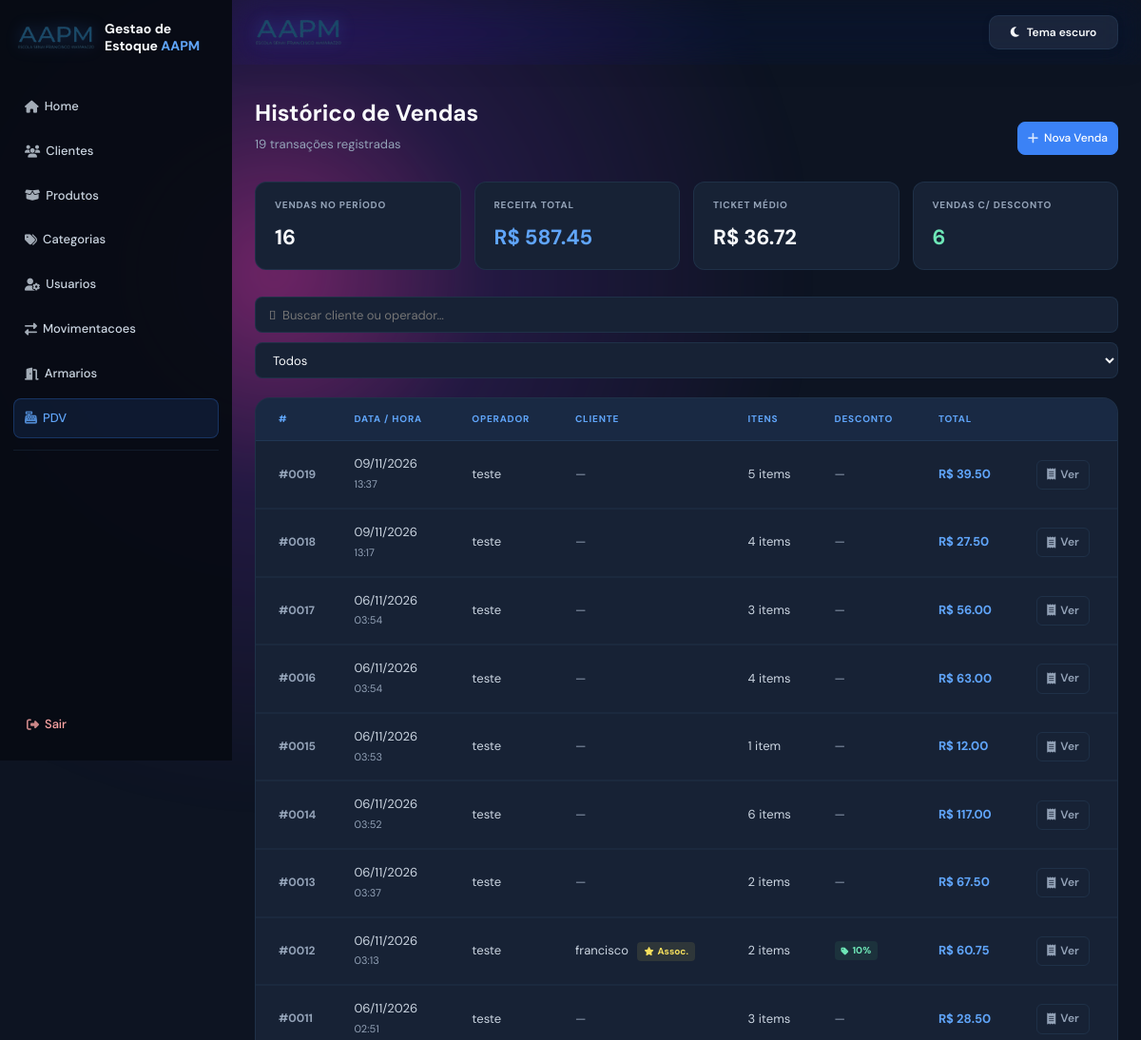
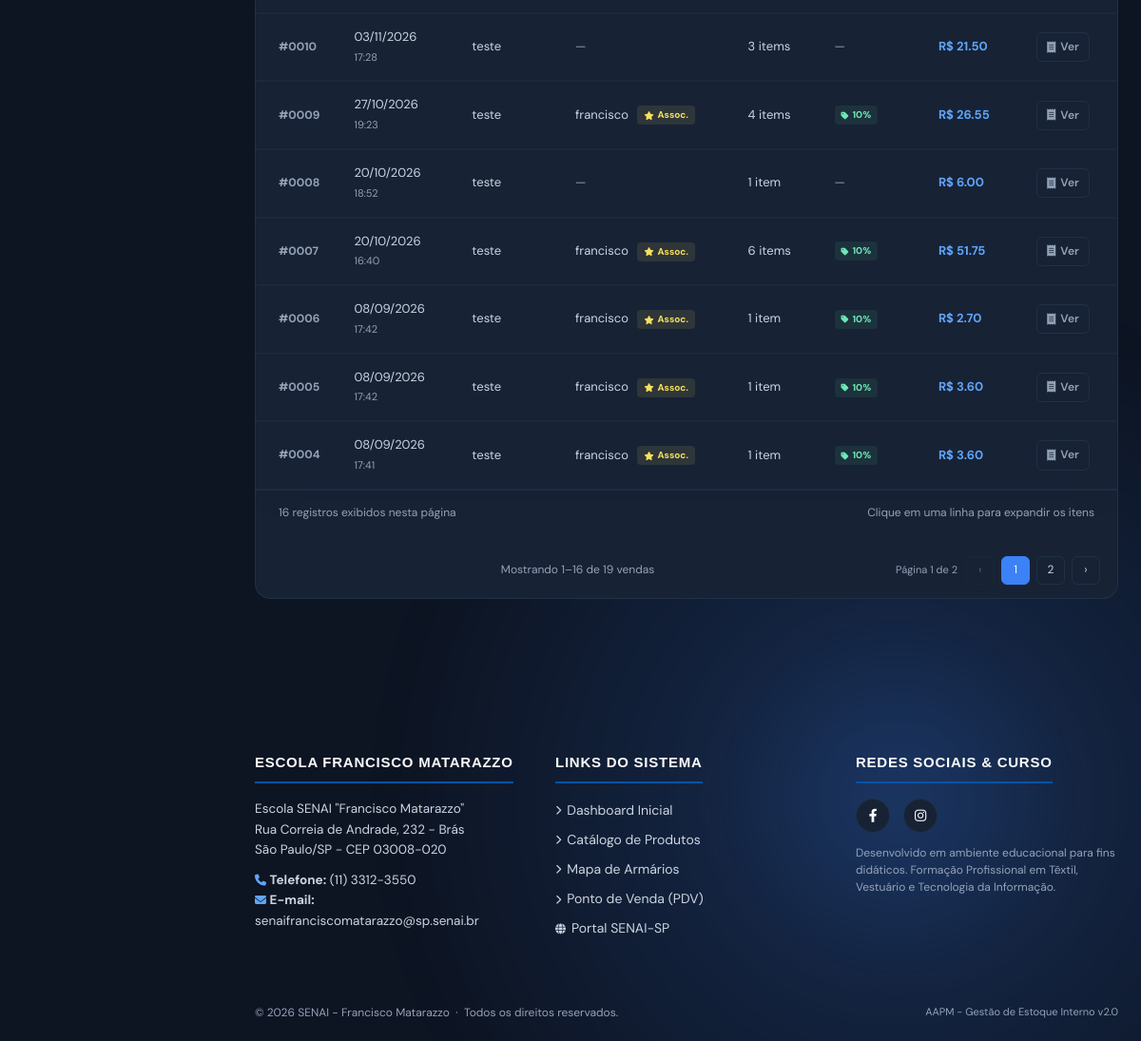
The page /pdv/historico (signed in) on the database its author committed (2 pictures, top to bottom).
### app/models/venda.py (models this page shows, shortened)
class Venda(Base):
    __tablename__ = "vendas"
    id         = Column(Integer, primary_key=True, index=True)
    cliente_id = Column(
        Integer,
        ForeignKey("clientes.id", ondelete="SET NULL"),
        nullable=True
    )
    usuario_id = Column(
        Integer,
        ForeignKey("usuarios.id", ondelete="SET NULL"),
        nullable=True
    )
    desconto_percentual = Column(Float, nullable=False, default=0.0)
    total_bruto  = Column(Float, nullable=False, default=0.0)
    total_liquido = Column(Float, nullable=False, default=0.0)
    observacao = Column(String(255), nullable=True)
    formas_pagamento = Column(Text, nullable=True)
    criado_em = Column(DateTime, server_default=func.now())
    cliente = relationship("Cliente", back_populates="vendas")
    usuario = relationship("Usuario", backref="vendas")
    itens   = relationship(
        "ItemVenda",
        back_populates="venda",
        cascade="all, delete-orphan"  # deleta itens se a venda for deletada
    )

### app/models/usuario.py (models this page shows)
class Usuario(Base):
    __tablename__ = "usuarios"
    id = Column(Integer, primary_key=True, index=True)
    nome = Column(String(255), nullable=False)
    email = Column(String(255), unique=True, nullable=False)
    senha_hash = Column(String(255), nullable=False)
    role = Column(String(20), default="user")
    ativo = Column(Boolean, default=True)
    criado_em = Column(DateTime, server_default=func.now())

### app/models/cliente.py (models this page shows, shortened)
class Cliente(Base):
    __tablename__ = "clientes"
    id         = Column(Integer, primary_key=True, index=True)
    nome       = Column(String(150), nullable=False, index=True)
    email      = Column(String(150), nullable=True)
    telefone   = Column(String(20), nullable=True)
    is_associado = Column(Boolean, default=False, nullable=False)
    ativo      = Column(Boolean, default=True)
    criado_em  = Column(DateTime, server_default=func.now())
    vendas = relationship("Venda", back_populates="cliente")

### app/controllers/pdv_controller.py (the view)
@router.get("/historico")
def historico_vendas(
    request: Request,
    pagina: int = 1,
    por_pagina: int = 16,
    db: Session = Depends(get_db),
    usuario = Depends(get_usuario_logado)
):
    resultado = paginar(
        db.query(Venda).order_by(Venda.criado_em.desc()), pagina, por_pagina
    )
    return templates.TemplateResponse(
        request,
        "pdv/historico.html",
        {
            "request": request,
            "usuario": usuario,
            "vendas": resultado.itens,
            "pagina": resultado.atual,
            "por_pagina": resultado.por_pagina,
            "total_paginas": resultado.total_paginas,
            "total_vendas": resultado.total_itens,
        }
    )

### app/templates/pdv/historico.html (shortened to what this page needs)
{% extends "base.html" %}
{% from "components/pagination.html" import render as render_pagination with context %}
{% block head %}
<link rel="stylesheet" href="/static/css/pdv_historico.css">
{% endblock %}
{% block content %}
<div class="hist-wrap">
    <div class="hist-topo">
        <div>
            <h2>Histórico de Vendas</h2>
            <p>{{ total_vendas }} transações registradas</p>
        </div>
        <a href="/pdv" class="nav-btn pdv_historico-inline-8f78eb7026">
            <i class="fas fa-plus"></i> Nova Venda
        </a>
    </div>
    {% if vendas %}
    {% set total_geral  = vendas | sum(attribute='total_liquido') %}
    {% set total_vendas_pagina = vendas | length %}
    {% set c_assoc = vendas | selectattr('desconto_percentual', 'gt', 0) | list | length %}
    <div class="sumario">
        <div class="sum-card">
            <label>Vendas no período</label>
            <div class="val">{{ total_vendas_pagina }}</div>
        </div>
        <div class="sum-card accent">
            <label>Receita total</label>
            <div class="val">R$ {{ "%.2f"|format(total_geral) }}</div>
        </div>
        <div class="sum-card">
            <label>Ticket médio</label>
            <div class="val">R$ {{ "%.2f"|format(total_geral / total_vendas_pagina) }}</div>
        </div>
        <div class="sum-card green">
            <label>Vendas c/ desconto</label>
            <div class="val">{{ c_assoc }}</div>
        </div>
    </div>
    {% endif %}
    <div class="filtros">
        <input type="text" id="filtro-busca" placeholder="&#xf002;  Buscar cliente ou operador…">
        <select id="filtro-desconto">
            <option value="">Todos</option>
        </select>
    </div>
    <div class="hist-table-wrap">
        {% if vendas %}
        <table class="hist-table" id="hist-table">
            <thead>
                <tr>
                    <th class="pdv_historico-inline-1a91ef9eca">#</th>
                    <th>Data / Hora</th>
                    <th>Operador</th>
                    <th>Cliente</th>
                    <th>Itens</th>
                    <th>Desconto</th>
                    <th>Total</th>
                    <th></th>
                </tr>
            </thead>
            <tbody>
                {% for venda in vendas %}
                <tr class="linha-venda"
                    data-id="{{ venda.id }}"
                    data-cliente="{{ venda.cliente.nome if venda.cliente else '' }}"
                    data-operador="{{ venda.usuario.nome if venda.usuario else '' }}"
                    data-desconto="{{ '1' if venda.desconto_percentual and venda.desconto_percentual > 0 else '0' }}"
                    onclick="toggleDetalhe({{ venda.id }}, this)">
                    <td>#{{ "%04d"|format(venda.id) }}</td>
                    <td>{{ venda.criado_em.strftime('%d/%m/%Y') }}<br>
                        <span class="pdv_historico-inline-9b4e79d341">{{ venda.criado_em.strftime('%H:%M') }}</span>
                    </td>
                    <td>{{ venda.usuario.nome if venda.usuario else '—' }}</td>
                    <td>
                        {% if venda.cliente %}
                            {{ venda.cliente.nome }}
                            {% if venda.cliente.is_associado %}
                                <span class="badge-assoc"><i class="fas fa-star pdv_historico-inline-00313dcbd7"></i> Assoc.</span>
                            {% endif %}
                        {% else %}
                            <span class="pdv_historico-inline-b8e0b1fa55">—</span>
                        {% endif %}
                    </td>
                    <td>{{ venda.itens | length }} item{{ 's' if venda.itens | length != 1 }}</td>
                    <td>
                        {% if venda.desconto_percentual and venda.desconto_percentual > 0 %}
                            <span class="badge-desconto">
                                <i class="fas fa-tag pdv_historico-inline-00313dcbd7"></i>
                                {{ venda.desconto_percentual|int }}%
                            </span>
                        {% else %}
                            <span class="pdv_historico-inline-b8e0b1fa55">—</span>
                        {% endif %}
                    </td>
                    <td class="total-cell">R$ {{ "%.2f"|format(venda.total_liquido) }}</td>
                    <td>
                        <a href="/pdv/venda/{{ venda.id }}" class="btn-ver" onclick="event.stopPropagation()">
                            <i class="fas fa-receipt"></i> Ver
                        </a>
                    </td>
                </tr>
                <tr class="detalhe-row" id="detalhe-row-{{ venda.id }}">
                    <td colspan="8">
                    </td>
                </tr>
                {% endfor %}
            </tbody>
        </table>
        <div class="hist-table-footer">
            <span id="linhas-visiveis">{{ vendas|length }} registros exibidos nesta página</span>
            <span class="pdv_historico-inline-b8e0b1fa55">Clique em uma linha para expandir os itens</span>
        </div>
        {{ render_pagination(pagina, por_pagina, total_vendas, total_paginas, 'vendas') }}
        {% else %}
        <div class="hist-vazio">
            <i class="fas fa-receipt"></i>
            Nenhuma venda registrada ainda.
        </div>
        {% endif %}
    </div>
</div>
{% endblock %}

### app/static/style.css (style rules this page uses)
:root { --bg-base: #dfeaf7; --bg-base-2: #eef5ff; --orb-1: rgba(59, 130, 246, 0.18); --orb-2: rgba(147, 197, 253, 0.16); --orb-3: rgba(168, 85, 247, 0.10); --grid: rgba(37, 99, 235, 0.06); --bg-panel: rgba(15, 23, 42, 0.72); --bg-panel-strong: rgba(17, 24, 39, 0.92); --bg-soft: rgba(255, 255, 255, 0.04); --border: rgba(148, 163, 184, 0.18); --text: #e2e8f0; --text-muted: #94a3b8; --primary: #3b82f6; --primary-2: #60a5fa; --purple: #8b5cf6; --success: #10b981; --shadow: rgba(15, 23, 42, 0.4); }
html { scroll-behavior: smooth; }
body { position: relative; min-height: 100vh; background: linear-gradient(120deg, #1d0d5c 0%, #2f0d77 18%, #5a0c6f 42%, #1d4de0 72%, #120d2d 100%); background-size: 180% 180%; animation: bgFlow 18s ease-in-out infinite alternate; overflow-x: hidden; }
body::before, body::after { content: ""; position: fixed; inset: auto; pointer-events: none; z-index: 0; }
body::before { width: 72rem; height: 72rem; left: -18rem; top: -18rem; border-radius: 50%; background: radial-gradient(circle, rgba(255, 60, 200, 0.42) 0%, rgba(147, 51, 234, 0.16) 28%, transparent 68%); filter: blur(24px); animation: driftGlow 18s ease-in-out infinite alternate; }
body::after { width: 68rem; height: 68rem; right: -18rem; bottom: -18rem; border-radius: 50%; background: radial-gradient(circle, rgba(59, 130, 246, 0.32) 0%, rgba(59, 130, 246, 0.14) 26%, transparent 70%); filter: blur(28px); animation: driftGlowTwo 20s ease-in-out infinite alternate; }
button, .btn, .btn-card, .btn-theme-toggle, input, select, textarea { transition: all 0.25s ease; }

### rows shown on the page
Venda: id "0019", criado_em "09/11/2026", criado_em "13:37", usuario "teste", itens|length "5", itens "s", total_liquido "39.50"
Venda: id "0018", criado_em "09/11/2026", criado_em "13:17", usuario "teste", itens|length "4", itens "s", total_liquido "27.50"
Venda: id "0017", criado_em "06/11/2026", criado_em "03:54", usuario "teste", itens|length "3", itens "s", total_liquido "56.00"
Venda: id "0016", criado_em "06/11/2026", criado_em "03:54", usuario "teste", itens|length "4", itens "s", total_liquido "63.00"
Venda: id "0015", criado_em "06/11/2026", criado_em "03:53", usuario "teste", itens|length "1", total_liquido "12.00"
Venda: id "0014", criado_em "06/11/2026", criado_em "03:52", usuario "teste", itens|length "6", itens "s", total_liquido "117.00"
Venda: id "0013", criado_em "06/11/2026", criado_em "03:37", usuario "teste", itens|length "2", itens "s", total_liquido "67.50"
Venda: id "0012", criado_em "06/11/2026", criado_em "03:13", usuario "teste", cliente.nome "francisco", shows "Assoc.", itens|length "2", itens "s", desconto_percentual "10", total_liquido "60.75"
Venda: id "0011", criado_em "06/11/2026", criado_em "02:51", usuario "teste", itens|length "3", itens "s", total_liquido "28.50"
Venda: id "0010", criado_em "03/11/2026", criado_em "17:28", usuario "teste", itens|length "3", itens "s", total_liquido "21.50"
Venda: id "0009", criado_em "27/10/2026", criado_em "19:23", usuario "teste", cliente.nome "francisco", shows "Assoc.", itens|length "4", itens "s", desconto_percentual "10", total_liquido "26.55"
Venda: id "0008", criado_em "20/10/2026", criado_em "18:52", usuario "teste", itens|length "1", total_liquido "6.00"
Venda: id "0007", criado_em "20/10/2026", criado_em "16:40", usuario "teste", cliente.nome "francisco", shows "Assoc.", itens|length "6", itens "s", desconto_percentual "10", total_liquido "51.75"
Venda: id "0006", criado_em "08/09/2026", criado_em "17:42", usuario "teste", cliente.nome "francisco", shows "Assoc.", itens|length "1", desconto_percentual "10", total_liquido "2.70"
Venda: id "0005", criado_em "08/09/2026", criado_em "17:42", usuario "teste", cliente.nome "francisco", shows "Assoc.", itens|length "1", desconto_percentual "10", total_liquido "3.60"
Venda: id "0004", criado_em "08/09/2026", criado_em "17:41", usuario "teste", cliente.nome "francisco", shows "Assoc.", itens|length "1", desconto_percentual "10", total_liquido "3.60"

### other values the page prints
{{ total_vendas }} "19"
{{ total_vendas_pagina }} "16"
{{ "%.2f"|format(total_geral) }} "587.45"
{{ "%.2f"|format(total_geral / total_vendas_pagina) }} "36.72"
{{ c_assoc }} "6"
{{ vendas|length }} "16"
{{ inicio }} "1"
{{ fim }} "16"
{{ total_itens }} "19"
{{ item_nome }} "vendas"
{{ pagina }} "1"
{{ total_paginas }} "2"
{{ numero }} "1" "2"
